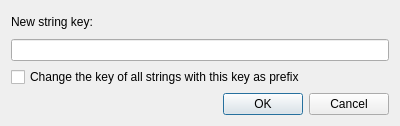
<?xml version="1.0" encoding="UTF-8"?>
<ui version="4.0">
 <class>SolarusEditor::ChangeStringKeyDialog</class>
 <widget class="QDialog" name="SolarusEditor::ChangeStringKeyDialog">
  <property name="geometry">
   <rect>
    <x>0</x>
    <y>0</y>
    <width>400</width>
    <height>126</height>
   </rect>
  </property>
  <property name="windowTitle">
   <string>Change string key</string>
  </property>
  <layout class="QVBoxLayout" name="verticalLayout_3">
   <item>
    <widget class="QLabel" name="string_key_label">
     <property name="text">
      <string>New string key:</string>
     </property>
    </widget>
   </item>
   <item>
    <widget class="QLineEdit" name="string_key_field"/>
   </item>
   <item>
    <widget class="QCheckBox" name="prefix_mode_field">
     <property name="text">
      <string>Change the key of all strings with this key as prefix</string>
     </property>
    </widget>
   </item>
   <item>
    <widget class="QDialogButtonBox" name="button_box">
     <property name="orientation">
      <enum>Qt::Horizontal</enum>
     </property>
     <property name="standardButtons">
      <set>QDialogButtonBox::Cancel|QDialogButtonBox::Ok</set>
     </property>
    </widget>
   </item>
  </layout>
 </widget>
 <resources/>
 <connections>
  <connection>
   <sender>button_box</sender>
   <signal>accepted()</signal>
   <receiver>SolarusEditor::ChangeStringKeyDialog</receiver>
   <slot>accept()</slot>
   <hints>
    <hint type="sourcelabel">
     <x>248</x>
     <y>254</y>
    </hint>
    <hint type="destinationlabel">
     <x>157</x>
     <y>274</y>
    </hint>
   </hints>
  </connection>
  <connection>
   <sender>button_box</sender>
   <signal>rejected()</signal>
   <receiver>SolarusEditor::ChangeStringKeyDialog</receiver>
   <slot>reject()</slot>
   <hints>
    <hint type="sourcelabel">
     <x>316</x>
     <y>260</y>
    </hint>
    <hint type="destinationlabel">
     <x>286</x>
     <y>274</y>
    </hint>
   </hints>
  </connection>
 </connections>
</ui>
